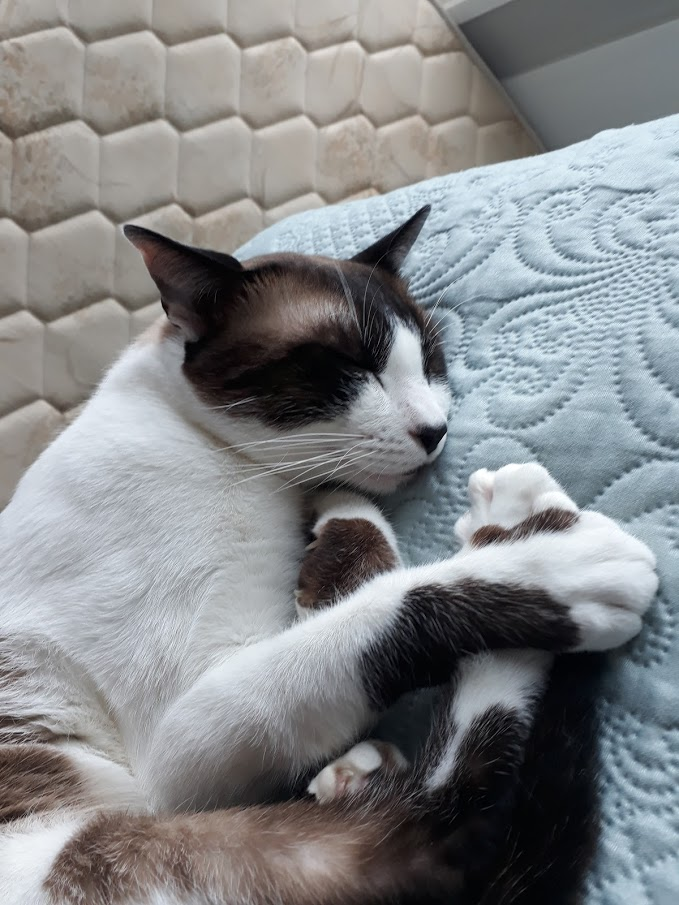
#> input picture blur/gato_dormiu.jpg, 679 x 905 px, found by its file name
$ python Trabalho.py
#> lines starting #> are read from the running program, lines starting #| are printed output that depends on the picture
import cv2
img = cv2.imread("gato_dormiu.JPG", cv2.IMREAD_COLOR)
#> img is the input picture: shape (905, 679, 3); mean B, G, R 136.2, 133.9, 131.8


blur = cv2.blur(img, (20, 25))
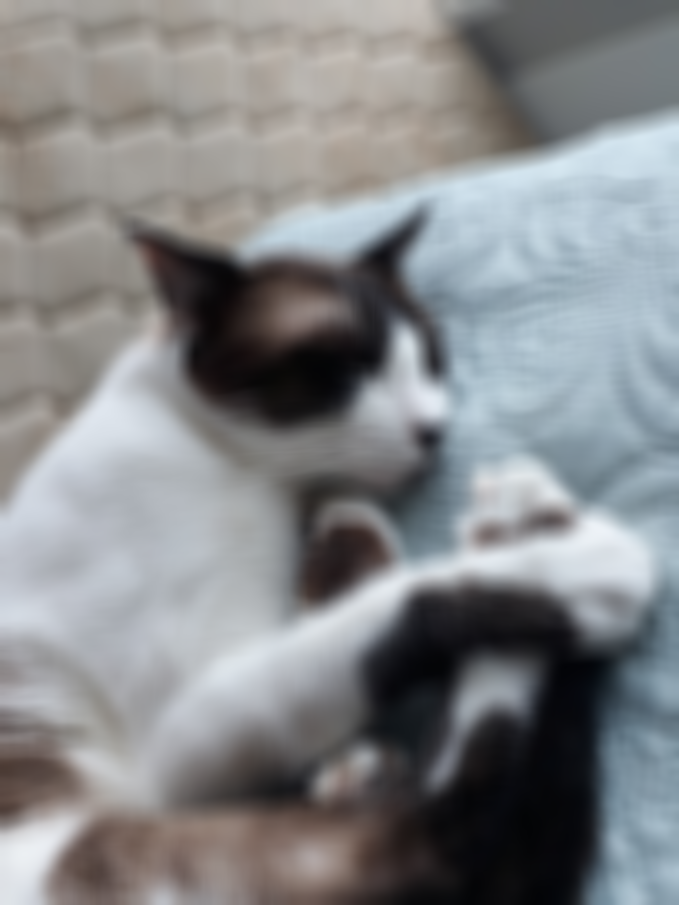
#> blur: shape (905, 679, 3); mean B, G, R 136.2, 133.9, 131.8

cv2.imshow('gato', blur)

cv2.imwrite('gato_dormiu_novo.JPG', blur)
print('Imagem Salva no Disco')

cv2.waitKey(0)
cv2.destroyAllWindows()
